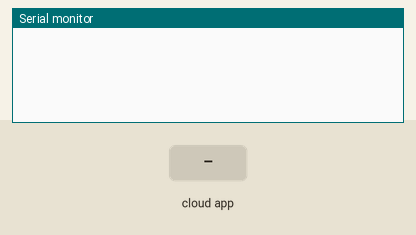
Bench run of a sketch on a simulated ESP8266 (NodeMCU). Shown: the last lines printed to the serial monitor. Inputs (shaded band) come from the test bench. WiFi joins after 1.5 s; servers stay silent unless stated; the Firebase database answers and starts empty.

Above: at 5.7 s.
5.8 s: the phone or cloud app sets Ardtime to 0
At 6.21 s:
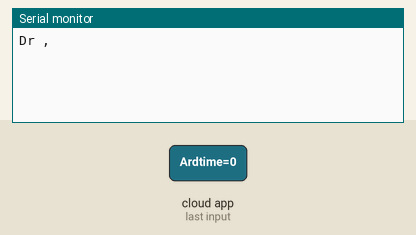
At 7.4 s:
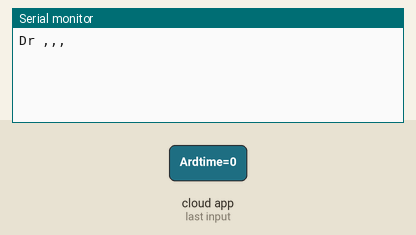

The sketch:

Attendance_esp-01.ino
```cpp
#include <ESP8266WiFi.h>
#include <FirebaseArduino.h>

#define WIFI_SSID "WE_B2E84D"                  // your wifi SSID
#define WIFI_PASSWORD "20305149963"  //your wifi PASSWORD

#define FIREBASE_HOST "attendance-app-6977b-default-rtdb.firebaseio.com"
#define FIREBASE_AUTH "blw2NegKZaJ60pbyo6GVmYDCmUziYLa7n7Wzz1iD"

char Mymessage[17];
boolean newData = false;

void setup() {
  Serial.begin(9600);
  WiFi.begin(WIFI_SSID, WIFI_PASSWORD);
  while (WiFi.status() != WL_CONNECTED) {
    delay(500);
  }
  Firebase.begin(FIREBASE_HOST, FIREBASE_AUTH);
  delay(3000);
}

String newTime;

void loop() {
  Firebase.setBool("conEsp", true);
  recvOneChar();
  showNewData();
  if (Firebase.getString("/newLec/Ardtime") != newTime) {
    Serial.print("Dr ");
    Serial.print(Firebase.getString("/newLec/DrName"));
    Serial.print(",");
    Serial.print(Firebase.getString("/newLec/courseName"));
    Serial.print(",");
    Serial.print(Firebase.getString("/newLec/courseCode"));
    Serial.print(",");
    Serial.println(Firebase.getString("/newLec/actLevel"));
    newTime = Firebase.getString("/newLec/Ardtime");
  }
}

void recvOneChar() {
  if (Serial.available() > 0) {
    size_t num_read = Serial.readBytesUntil('\n', Mymessage, sizeof(Mymessage) - 1);
    Mymessage[num_read] = '\0';
    newData = true;
  }
}

void showNewData() {
  if (newData == true) {
    if ((Mymessage[0] >= '0') && (Mymessage[0] <= '9')) {
      Firebase.push("/Student", Mymessage);
    }
    newData = false;
  }
}
```

Measured:
- after the input at 5.8 s, the serial monitor: prints a new line after 0.20 s (image 1)
